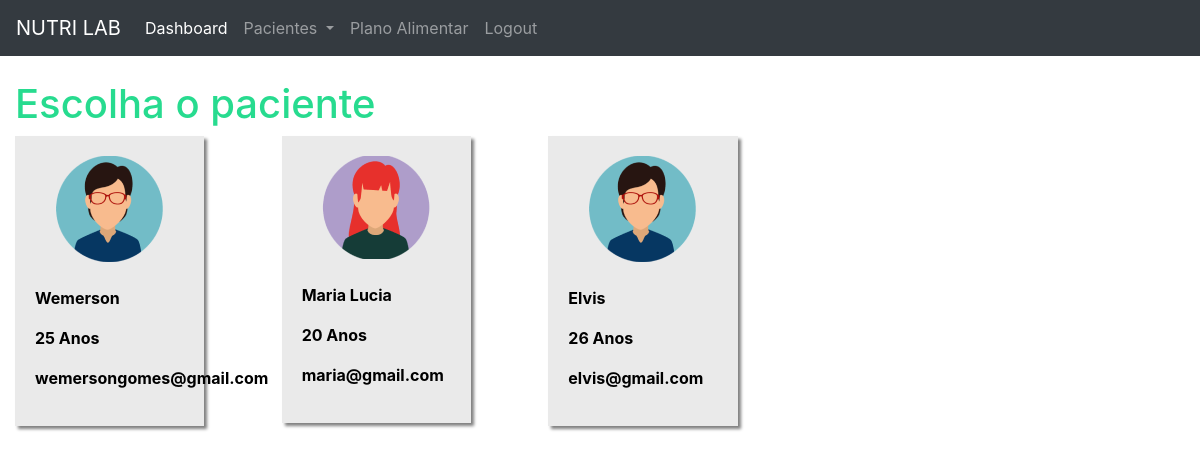
The page /plano_alimentar_listar/ (signed in) on the database as committed earlier.
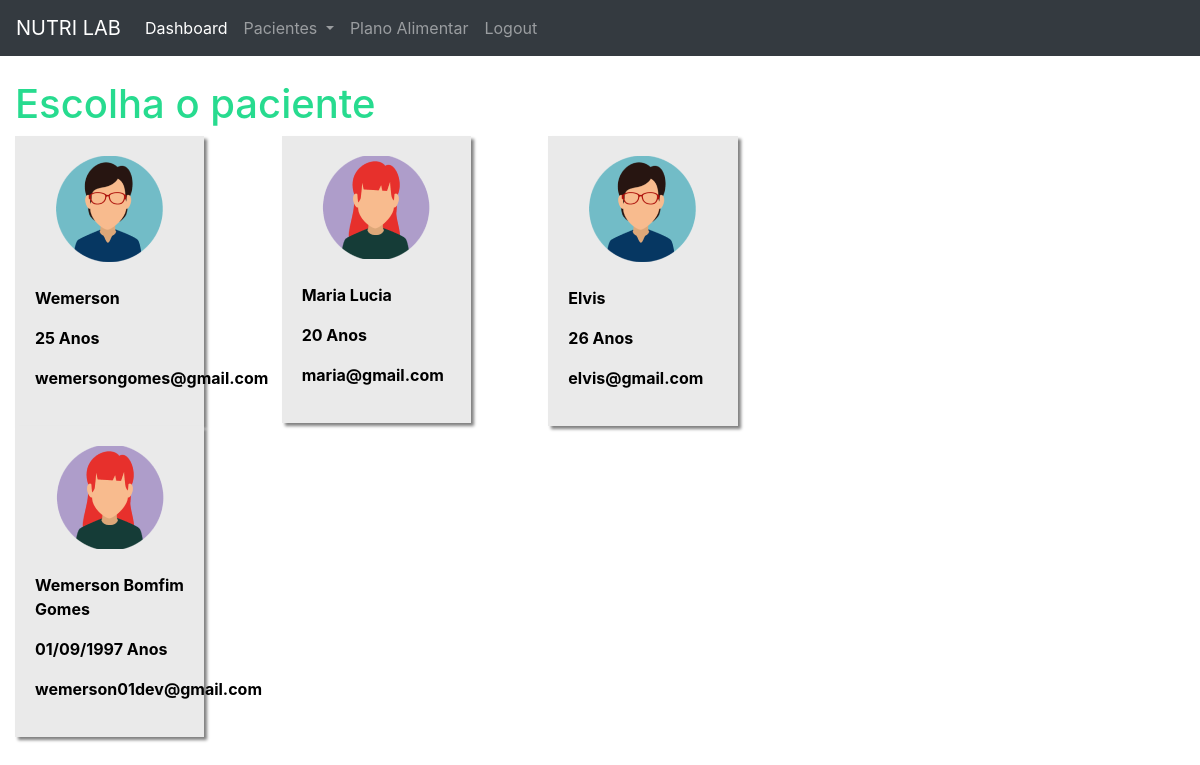
The same page on the database as committed later.
### plataforma/models.py (models this page shows, shortened)
class Pacientes(models.Model):
    choices_sexo = (('F', 'Feminino'),
                    ('M', 'Maculino'))
    nome = models.CharField(max_length=50)
    sexo = models.CharField(max_length=1, choices=choices_sexo)
    idade = models.CharField(max_length=19)
    email = models.EmailField()
    telefone = models.CharField(max_length=19)
    nutri = models.ForeignKey(User, on_delete=models.CASCADE)

### plataforma/views.py (the view)
# urls.py: path('plano_alimentar_listar/', views.plano_alimentar_listar, name="plano_alimentar_listar"),
def plano_alimentar_listar(request):
    if request.method == "GET":
        pacientes = Pacientes.objects.filter(nutri=request.user)
        return render(request, 'plano_alimentar_listar.html', {'pacientes': pacientes})

### plataforma/templates/plano_alimentar_listar.html (shortened to what this page needs)
{% extends 'base_plataforma.html' %}
{% load static %}
{% block 'plataforma' %}
    <br>
	<h1 class="titulo">Escolha o paciente</h1>
    <div  class="row">
        {% for paciente in pacientes%}
            <div class="col-md-4">
                <a href="{% url 'plano_alimentar' paciente.id %}" class="link-hover">
                    <div class="card-paciente">
                        <div class="foto-perfil">
                            {% if paciente.sexo == "M"%}
                                <img src="{% static 'plataforma/img/perfil2.png' %}">
                            {% else %}
                                <img src="{% static 'plataforma/img/perfil1.png' %}">
                            {% endif %}
                        </div>
                        <br>
                        <p class="dados">{{paciente.nome}}</p>
                        <p class="dados">{{paciente.idade}} Anos</p>
                        <p class="dados">{{paciente.email}}</p>
                    </div>
                </a>
            </div>
        {% endfor %}
    </div>
{% endblock%}

Rows that differ between the two databases and show on the page:
added Pacientes: nome "Wemerson Bomfim Gomes", idade "01/09/1997", email "wemerson01dev@gmail.com"
